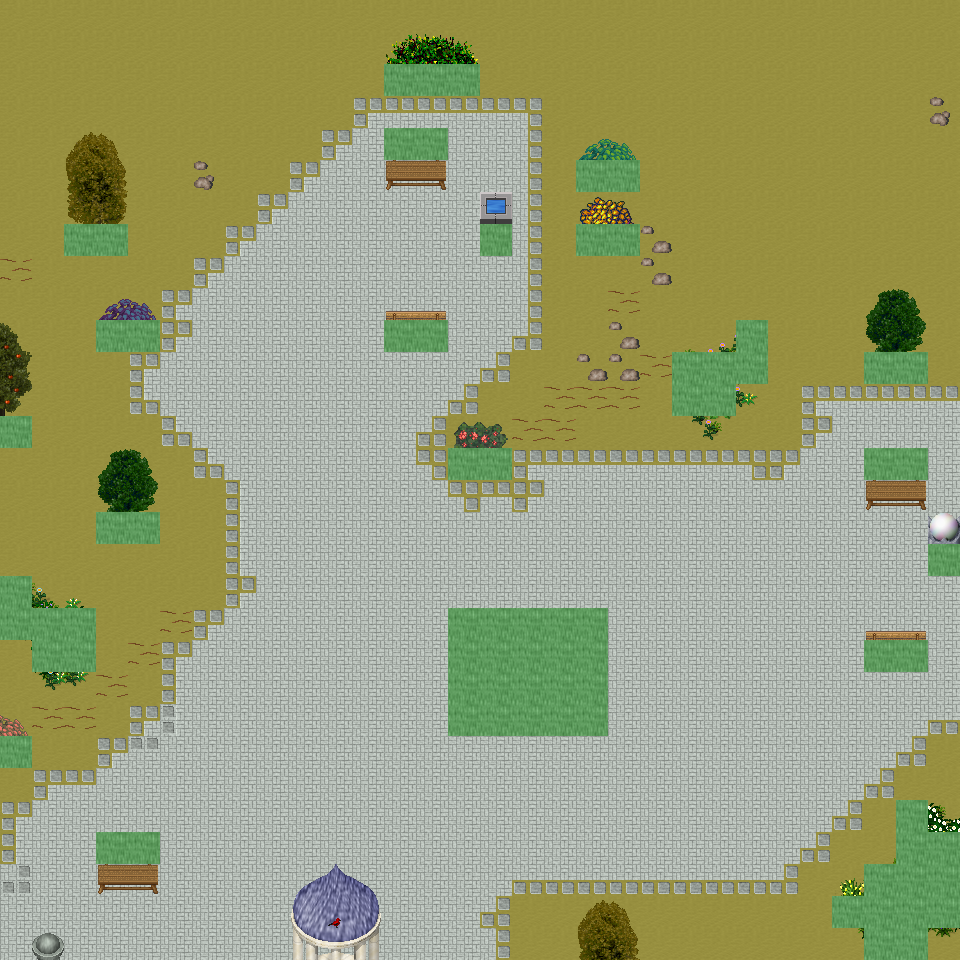

Tiled map render using the project's own tile images. Description and the map definition, with tile-layer contents summarised, below:
An orthogonal 30x30 tile map with 32x32 px tiles, 6 tile layers (Ground, Object, Object2, Above, ...), 34 tilesets and 9 objects (9x mapExit).

<map version="1.0" orientation="orthogonal" renderorder="right-down" width="30" height="30" tilewidth="32" tileheight="32" nextobjectid="10">
  <tileset firstgid="1" name="tileset_ground_ground" tilewidth="32" tileheight="32" tilecount="33" columns="3">
    <image source="../drawable/tileset_ground_ground.png" width="96" height="352" />
  </tileset>
  <tileset firstgid="34" name="tileset_ground_rock_pebbles" tilewidth="32" tileheight="32" tilecount="3" columns="1">
    <image source="../drawable/tileset_ground_rock_pebbles.png" width="32" height="96" />
  </tileset>
  <tileset firstgid="37" name="tileset_ground_grass_edges" tilewidth="32" tileheight="32" tilecount="36" columns="12">
    <image source="../drawable/tileset_ground_grass_edges.png" width="384" height="96" />
  </tileset>
  <tileset firstgid="73" name="tileset_plant_flower_daisy_white" tilewidth="32" tileheight="32" tilecount="8" columns="2">
    <image source="../drawable/tileset_plant_flower_daisy_white.png" width="64" height="128" />
  </tileset>
  <tileset firstgid="81" name="tileset_ground_ridge_earth_dark" tilewidth="32" tileheight="32" tilecount="96" columns="12">
    <image source="../drawable/tileset_ground_ridge_earth_dark.png" width="384" height="256" />
  </tileset>
  <tileset firstgid="177" name="tileset_plant_grasses" tilewidth="32" tileheight="32" tilecount="6" columns="3">
    <image source="../drawable/tileset_plant_grasses.png" width="96" height="64" />
  </tileset>
  <tileset firstgid="183" name="tileset_ground_earth_edges" tilewidth="32" tileheight="32" tilecount="18" columns="6">
    <image source="../drawable/tileset_ground_earth_edges.png" width="192" height="96" />
  </tileset>
  <tileset firstgid="201" name="tileset_item_statue_green_stone_3" tilewidth="32" tileheight="32" tilecount="3" columns="1">
    <image source="../drawable/tileset_item_statue_green_stone_3.png" width="32" height="96" />
  </tileset>
  <tileset firstgid="204" name="tileset_ground_rock_rocks_2" tilewidth="32" tileheight="32" tilecount="4" columns="2">
    <image source="../drawable/tileset_ground_rock_rocks_2.png" width="64" height="64" />
  </tileset>
  <tileset firstgid="208" name="tileset_item_corpse_huge_animal" tilewidth="32" tileheight="32" tilecount="16" columns="2">
    <image source="../drawable/tileset_item_corpse_huge_animal.png" width="64" height="256" />
  </tileset>
  <tileset firstgid="224" name="tileset_item_statue_green_stone" tilewidth="32" tileheight="32" tilecount="12" columns="4">
    <image source="../drawable/tileset_item_statue_green_stone.png" width="128" height="96" />
  </tileset>
  <tileset firstgid="236" name="tileset_logic_creature_animal" tilewidth="32" tileheight="32" tilecount="32" columns="8">
    <image source="../drawable/tileset_logic_creature_animal.png" width="256" height="128" />
  </tileset>
  <tileset firstgid="268" name="tileset_logic_collision" tilewidth="32" tileheight="32" tilecount="1" columns="1">
    <image source="../drawable/tileset_logic_collision.png" width="32" height="32" />
  </tileset>
  <tileset firstgid="269" name="tileset_plant_tree_taller_trees" tilewidth="32" tileheight="32" tilecount="32" columns="8">
    <image source="../drawable/tileset_plant_tree_taller_trees.png" width="256" height="128" />
  </tileset>
  <tileset firstgid="301" name="tileset_plant_tree_spruce" tilewidth="32" tileheight="32" tilecount="6" columns="2">
    <image source="../drawable/tileset_plant_tree_spruce.png" width="64" height="96" />
  </tileset>
  <tileset firstgid="307" name="tileset_plant_bush_bush_mult_colored" tilewidth="32" tileheight="32" tilecount="6" columns="3">
    <image source="../drawable/tileset_plant_bush_bush_mult_colored.png" width="96" height="64" />
  </tileset>
  <tileset firstgid="313" name="tileset_plant_bush_bush_pinks" tilewidth="32" tileheight="32" tilecount="4" columns="2">
    <image source="../drawable/tileset_plant_bush_bush_pinks.png" width="64" height="64" />
  </tileset>
  <tileset firstgid="317" name="tileset_plant_flower_flower_bed_1" tilewidth="32" tileheight="32" tilecount="35" columns="7">
    <image source="../drawable/tileset_plant_flower_flower_bed_1.png" width="224" height="160" />
  </tileset>
  <tileset firstgid="352" name="tileset_plant_flower_small_flower_bed" tilewidth="32" tileheight="32" tilecount="12" columns="3">
    <image source="../drawable/tileset_plant_flower_small_flower_bed.png" width="96" height="128" />
  </tileset>
  <tileset firstgid="364" name="tileset_plant_flower_small_flower_bed_2" tilewidth="32" tileheight="32" tilecount="12" columns="3">
    <image source="../drawable/tileset_plant_flower_small_flower_bed_2.png" width="96" height="128" />
  </tileset>
  <tileset firstgid="376" name="tileset_furniture_chair_bench_wooden" tilewidth="32" tileheight="32" tilecount="8" columns="2">
    <image source="../drawable/tileset_furniture_chair_bench_wooden.png" width="64" height="128" />
  </tileset>
  <tileset firstgid="384" name="tileset_building_decoration_pool" tilewidth="32" tileheight="32" tilecount="9" columns="3">
    <image source="../drawable/tileset_building_decoration_pool.png" width="96" height="96" />
  </tileset>
  <tileset firstgid="393" name="tileset_building_decoration_stone_details" tilewidth="32" tileheight="32" tilecount="4" columns="2">
    <image source="../drawable/tileset_building_decoration_stone_details.png" width="64" height="64" />
  </tileset>
  <tileset firstgid="397" name="tileset_building_decoration_orbpedestal" tilewidth="32" tileheight="32" tilecount="2" columns="1">
    <image source="../drawable/tileset_building_decoration_orbpedestal.png" width="32" height="64" />
  </tileset>
  <tileset firstgid="399" name="tileset_object_birds" tilewidth="32" tileheight="32" tilecount="4" columns="2">
    <image source="../drawable/tileset_object_birds.png" width="64" height="64" />
  </tileset>
  <tileset firstgid="403" name="tileset_building_gazebo" tilewidth="32" tileheight="32" tilecount="21" columns="3">
    <image source="../drawable/tileset_building_gazebo.png" width="96" height="224" />
  </tileset>
  <tileset firstgid="424" name="tileset_ground_green_paving" tilewidth="32" tileheight="32" tilecount="18" columns="3">
    <image source="../drawable/tileset_ground_green_paving.png" width="96" height="192" />
  </tileset>
  <tileset firstgid="442" name="tileset_plant_tree_pine_tree" tilewidth="32" tileheight="32" tilecount="20" columns="4">
    <image source="../drawable/tileset_plant_tree_pine_tree.png" width="128" height="160" />
  </tileset>
  <tileset firstgid="462" name="tileset_plant_tree_pine_tree_1" tilewidth="32" tileheight="32" tilecount="20" columns="4">
    <image source="../drawable/tileset_plant_tree_pine_tree_1.png" width="128" height="160" />
  </tileset>
  <tileset firstgid="482" name="tileset_plant_tree_cherry_blossom_tree" tilewidth="32" tileheight="32" tilecount="9" columns="3">
    <image source="../drawable/tileset_plant_tree_cherry_blossom_tree.png" width="96" height="96" />
  </tileset>
  <tileset firstgid="491" name="tileset_logic_item_fruits" tilewidth="32" tileheight="32" tilecount="10" columns="10">
    <image source="../drawable/tileset_logic_item_fruits.png" width="256" height="64" />
  </tileset>
  <tileset firstgid="501" name="tileset_plant_bushes_and_trees" tilewidth="32" tileheight="32" tilecount="144" columns="16">
    <image source="../drawable/tileset_plant_bushes_and_trees.png" width="512" height="289" />
  </tileset>
  <tileset firstgid="645" name="tileset_plant_bush_leafy" tilewidth="32" tileheight="32" tilecount="48" columns="8">
    <image source="../drawable/tileset_plant_bush_leafy.png" width="256" height="192" />
  </tileset>
  <tileset firstgid="693" name="tileset_plant_bush_flowering" tilewidth="32" tileheight="32" tilecount="72" columns="8">
    <image source="../drawable/tileset_plant_bush_flowering.png" width="256" height="288" />
  </tileset>
  <layer name="Ground" width="30" height="30">
    <data>[900 cells, 900 non-empty, 2 distinct tile ids]</data>
  </layer>
  <layer name="Object" width="30" height="30">
    <data>[900 cells, 188 non-empty, 80 distinct tile ids]</data>
  </layer>
  <layer name="Object2" width="30" height="30">
    <data>[900 cells, 9 non-empty, 5 distinct tile ids]</data>
  </layer>
  <layer name="Above" width="30" height="30">
    <data>[900 cells, 49 non-empty, 39 distinct tile ids]</data>
  </layer>
  <layer name="Above2" width="30" height="30">
    <data>[900 cells, 2 non-empty, 2 distinct tile ids]</data>
  </layer>
  <layer name="Walkable" width="30" height="30">
    <data>[900 cells, 75 non-empty, 1 distinct tile ids]</data>
  </layer>
  <objectgroup name="MapEvents">
    <object id="1" name="south" type="mapExit" x="0" y="928" width="864" height="32">
      <properties>
        <property name="map" value="level_0_x71_y43" />
        <property name="x" value="0" />
        <property name="y" value="1" />
      </properties>
    </object>
    <object id="2" name="south2" type="mapExit" x="928" y="928" width="32" height="32">
      <properties>
        <property name="map" value="level_0_x71_y43" />
        <property name="x" value="29" />
        <property name="y" value="1" />
      </properties>
    </object>
    <object id="3" name="west" type="mapExit" x="0" y="0" width="32" height="416">
      <properties>
        <property name="map" value="level_0_x70_y42" />
        <property name="x" value="28" />
        <property name="y" value="0" />
      </properties>
    </object>
    <object id="4" name="west2" type="mapExit" x="0" y="448" width="32" height="128">
      <properties>
        <property name="map" value="level_0_x70_y42" />
        <property name="x" value="28" />
        <property name="y" value="14" />
      </properties>
    </object>
    <object id="5" name="west3" type="mapExit" x="0" y="640" width="32" height="96">
      <properties>
        <property name="map" value="level_0_x70_y42" />
        <property name="x" value="28" />
        <property name="y" value="20" />
      </properties>
    </object>
    <object id="6" name="west4" type="mapExit" x="0" y="768" width="32" height="192">
      <properties>
        <property name="map" value="level_0_x70_y42" />
        <property name="x" value="28" />
        <property name="y" value="24" />
      </properties>
    </object>
    <object id="7" name="east" type="mapExit" x="928" y="0" width="32" height="544">
      <properties>
        <property name="map" value="level_0_x72_y42" />
        <property name="x" value="1" />
        <property name="y" value="0" />
      </properties>
    </object>
    <object id="8" name="east2" type="mapExit" x="928" y="576" width="32" height="256">
      <properties>
        <property name="map" value="level_0_x72_y42" />
        <property name="x" value="1" />
        <property name="y" value="18" />
      </properties>
    </object>
    <object id="9" name="east3" type="mapExit" x="928" y="928" width="32" height="32">
      <properties>
        <property name="map" value="level_0_x72_y42" />
        <property name="x" value="1" />
        <property name="y" value="29" />
      </properties>
    </object>
  </objectgroup>
</map>
